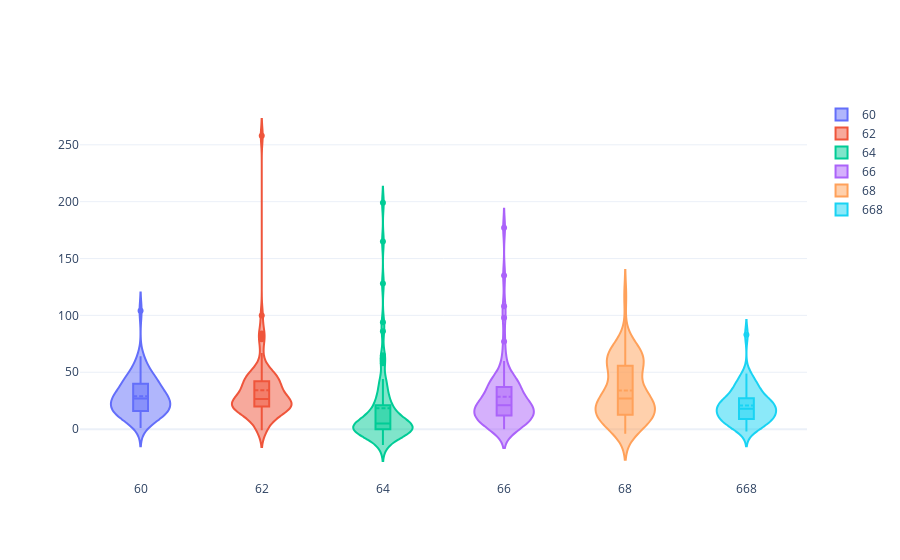

Write notebook code for a chart like this one.
### Code cell
#df = pd.read_csv("https://raw.githubusercontent.com/plotly/datasets/master/violin_data.csv")
df = via_montreal_arrival

fig = go.Figure()

trains = ['60', '62', '64', '66', '68', '668']

for train in trains:
    fig.add_trace(go.Violin(x=df['TRAIN_NUMBER'][df['TRAIN_NUMBER'] == train],
                            y=df['MINUTES_LATE'][df['TRAIN_NUMBER'] == train],
                            name=train,
                            box_visible=True,
                            meanline_visible=True))

fig.show()

### Figure 1 — Plotly figure (JSON) as saved in the notebook; plotly's stock layout.template omitted (floating-point values rounded to 4 significant figures)
{"data": [{"box": {"visible": true}, "meanline": {"visible": true}, "name": "60", "type": "violin", "x": ["60", "60", "60", "60", "60", "60", "60", "60", "60", "60", "60", "60", "60", "60", "60", "60", "60", "60", "60", "60", "60", "60", "60", "60", "60", "60", "60", "60", "60", "60", "60", "60", "60", "60", "60", "60", "60", "60", "60", "60", "60", "60", "60", "60", "60", "60", "60", "60", "60", "60", "60", "60", "60", "60", "60", "60", "60", "60", "60", "60", "60", "60"], "y": [19, 25, 49, 40, 45, 36, 21, 14, 1, 7, 27, 15, 6, 30, 30, 41, 28, 15, 12, 42, 17, 16, 18, 11, 44, 40, 28, 64, 15, 55, 57, 27, 6, 19, 34, 14, 30, 15, 47, 29, 104, 10, 40, 27, 15, 32, 19, 46, 28, 38, 17, 30, 27, 41, 26, 59, 23, 16, 22, 48, 10, 26]}, {"box": {"visible": true}, "meanline": {"visible": true}, "name": "62", "type": "violin", "x": ["62", "62", "62", "62", "62", "62", "62", "62", "62", "62", "62", "62", "62", "62", "62", "62", "62", "62", "62", "62", "62", "62", "62", "62", "62", "62", "62", "62", "62", "62", "62", "62", "62", "62", "62", "62", "62", "62", "62", "62", "62", "62", "62", "62", "62", "62", "62", "62", "62", "62", "62", "62", "62", "62", "62", "62", "62", "62", "62", "62", "62", "62", "62", "62", "62", "62", "62", "62", "62", "62", "62", "62"], "y": [39, 16, 40, 34, 79, 50, 12, 38, 33, 28, 55, 18, 14, 23, 20, 46, 8, 50, 26, 22, 23, 1, 15, 20, 42, 45, 21, 42, 19, 22, 21, 258, 33, 20, 67, 20, 41, 28, 32, 36, -1, -1, 15, 33, 33, 5, 23, 22, 43, 26, 20, 49, 42, 84, 11, 21, 100, 50, 44, 23, 19, 83, 41, 29, 14, 29, 7, 51, 24, 27, 20, 16]}, {"box": {"visible": true}, "meanline": {"visible": true}, "name": "64", "type": "violin", "x": ["64", "64", "64", "64", "64", "64", "64", "64", "64", "64", "64", "64", "64", "64", "64", "64", "64", "64", "64", "64", "64", "64", "64", "64", "64", "64", "64", "64", "64", "64", "64", "64", "64", "64", "64", "64", "64", "64", "64", "64", "64", "64", "64", "64", "64", "64", "64", "64", "64", "64", "64", "64", "64", "64", "64", "64", "64", "64", "64", "64", "64", "64", "64", "64", "64", "64", "64", "64", "64", "64", "64", "64"], "y": [-5, 5, -12, 41, 29, 62, 86, 65, 11, 32, -4, -3, 3, -5, -2, -5, 5, 0, -6, -6, 36, 44, -1, 9, 41, 165, 9, 17, 1, 14, 5, 4, 0, -1, 17, 9, 0, 3, -3, 0, -14, 58, -14, 8, 23, 6, -4, 199, 16, 0, 0, 1, -4, 6, 28, 19, 6, 4, 10, 24, 0, 17, 0, 5, 3, 0, 26, -3, 128, 3, 94, 16]}, {"box": {"visible": true}, "meanline": {"visible": true}, "name": "66", "type": "violin", "x": ["66", "66", "66", "66", "66", "66", "66", "66", "66", "66", "66", "66", "66", "66", "66", "66", "66", "66", "66", "66", "66", "66", "66", "66", "66", "66", "66", "66", "66", "66", "66", "66", "66", "66", "66", "66", "66", "66", "66", "66", "66", "66", "66", "66", "66", "66", "66", "66", "66", "66", "66", "66", "66", "66", "66", "66", "66", "66", "66", "66", "66", "66", "66", "66", "66", "66", "66", "66", "66", "66", "66", "66"], "y": [21, 77, 26, 24, 19, 108, 8, 13, 15, 177, 36, 4, 10, 13, 39, 3, 30, 38, 1, 21, 31, 14, 13, 22, 33, 19, 60, 12, 32, 13, 2, 21, 1, 98, 12, 20, 5, 17, 31, 17, 2, 18, 0, 42, 21, 40, 11, 25, 12, 5, 11, 41, 3, 46, 28, 60, 29, 45, 47, 41, 21, 42, 135, 23, 7, 15, 45, 4, 35, 20, 14, 6]}, {"box": {"visible": true}, "meanline": {"visible": true}, "name": "68", "type": "violin", "x": ["68", "68", "68", "68", "68", "68", "68", "68", "68", "68", "68", "68", "68", "68", "68", "68", "68", "68", "68", "68", "68", "68", "68", "68", "68", "68", "68", "68", "68", "68", "68", "68", "68", "68", "68", "68", "68", "68", "68", "68", "68", "68", "68", "68", "68", "68", "68", "68", "68", "68", "68", "68", "68", "68", "68", "68", "68", "68", "68", "68", "68", "68", "68", "68", "68", "68", "68", "68", "68"], "y": [11, 55, 27, 27, 27, 40, 15, 40, 47, 46, 9, 33, 58, 53, 1, 15, 15, 10, -4, 3, 23, 12, 68, 61, 31, 5, 13, 38, 12, 64, 21, 55, 25, 117, 61, 33, 10, 36, 19, 22, 58, 2, 21, 53, 22, -2, 67, 8, 77, 8, 22, 15, 65, 67, 65, 52, 67, 8, 10, 28, 21, 19, 30, 24, 66, 63, 80, 72, 2]}, {"box": {"visible": true}, "meanline": {"visible": true}, "name": "668", "type": "violin", "x": ["668", "668", "668", "668", "668", "668", "668", "668", "668", "668", "668", "668", "668", "668", "668", "668", "668", "668", "668", "668", "668", "668", "668", "668", "668", "668", "668", "668", "668", "668", "668", "668", "668", "668", "668", "668", "668", "668", "668", "668", "668", "668", "668", "668", "668", "668", "668", "668", "668", "668", "668", "668", "668"], "y": [11, 16, 23, 13, 5, 2, 37, 10, 18, 16, 9, 2, 18, -2, 17, 24, 28, 22, 25, 32, 20, 9, 40, 39, 14, 33, 7, 21, 5, 15, 21, 49, 9, 4, 22, 38, 26, 24, 0, 83, 9, 27, 26, 23, 34, 16, 34, 46, 9, 4, 15, 12, 45]}], "layout": {}}
